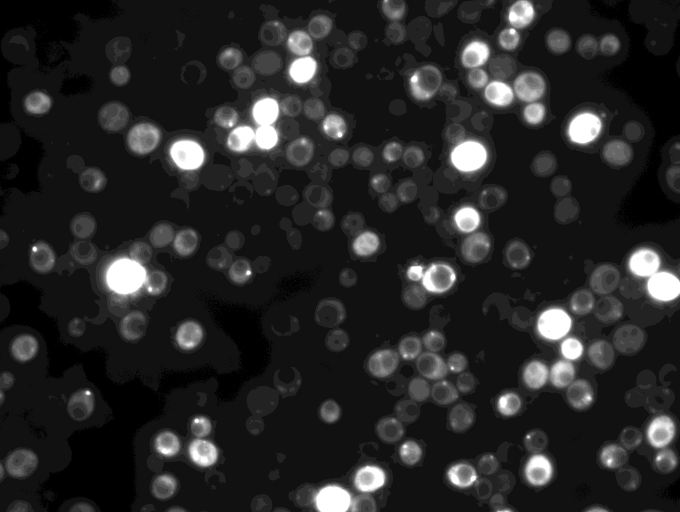
#> input picture 13901.tif, 1360 x 1024 px, found by its file name (shown at 1/2 size)
$ jupyter execute --allow-errors chapter3.ipynb
#> lines starting #> are read from the running program, lines starting #| are printed output that depends on the picture
[cell 1]
import matplotlib.pyplot as plt

[cell 2]
import numpy as np

plt.imshow(np.random.randint(0, 255, (10, 10)));
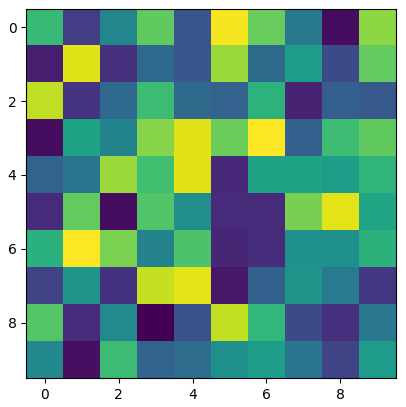
#> figure drawn by matplotlib, 1 panel

[cell 3]
fig, ax = plt.subplots()

[cell 4]
fig, ax = plt.subplots(figsize=(5, 5))
ax.imshow(np.random.randint(0, 255, (10, 10)));
ax.set_xlabel('my label');
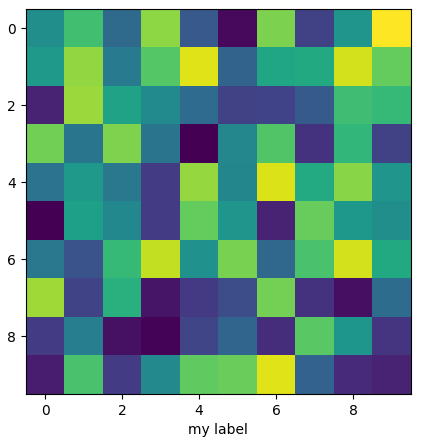
#> figure drawn by matplotlib, 1 panel

[cell 5]
import skimage.io

image = skimage.io.imread('https://cildata.crbs.ucsd.edu/media/images/13901/13901.tif')
#> image is the input picture: shape (1024, 1360) uint16; min 192, max 4095, mean 719.9

[cell 6]
image.shape
#> Out = (1024, 1360)
